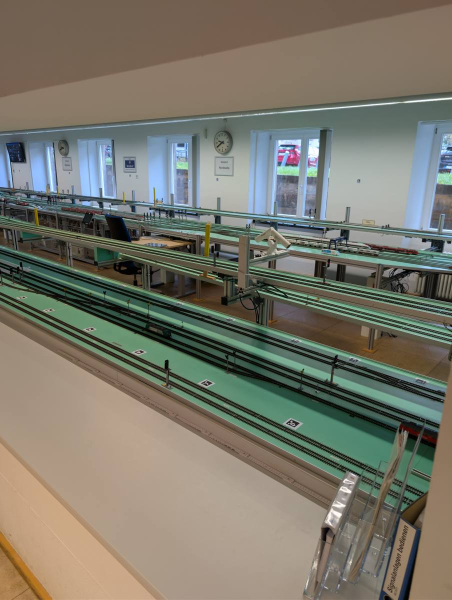
#> input picture web/lab-map/photos/131720.jpg, 904 x 1200 px, given in place of photos, which was not available (shown at 1/2 size)
$ python calibrate.py --images ../../web/lab-map/photos
#> lines starting #> are read from the running program, lines starting #| are printed output that depends on the picture; pictures that were not available may be replaced by others from this repository, and a replacement may not be noted
### tools/arail_tools/aruco.py
"""ArUco marker detection with OpenCV (used by the calibration tool and the tests)."""

from __future__ import annotations

import numpy as np

try:
    import cv2
except ImportError as exc:  # pragma: no cover - depends on the installation
    raise SystemExit("OpenCV is required: pip install -e 'tools[opencv]' (or [headless])") from exc

# Dictionaries tried when detecting automatically (same set as the web app)
DICTIONARIES = [
    "DICT_4X4_50",
    "DICT_5X5_50",
    "DICT_6X6_50",
    "DICT_7X7_50",
    "DICT_ARUCO_ORIGINAL",
    "DICT_ARUCO_MIP_36h12",
    "DICT_APRILTAG_36h11",
]


# [4 lines left out: function marker_corners_mm, not called in this run]


def _parameters():
    p = cv2.aruco.DetectorParameters()
    p.cornerRefinementMethod = cv2.aruco.CORNER_REFINE_SUBPIX
    p.cornerRefinementWinSize = 3  # small window: markers are small in the image
    return p


class MarkerDetector:
    """Finds markers; with ``dictionary=None`` the dictionary is found by voting over frames."""

    def __init__(self, dictionary: str | None = "DICT_ARUCO_ORIGINAL", max_id: int = 49):
        self.params = _parameters()
        self.max_id = max_id
        self.candidates = [n for n in DICTIONARIES if hasattr(cv2.aruco, n)]
        self.votes = {n: 0 for n in self.candidates}
        self._detectors: dict = {}
        self.name = None
        if dictionary and dictionary != "auto":
            if not hasattr(cv2.aruco, dictionary):
                raise SystemExit(f"Unknown dictionary: {dictionary}")
            self.name = dictionary

    def _detector(self, name):
        if name not in self._detectors:
            d = cv2.aruco.getPredefinedDictionary(getattr(cv2.aruco, name))
            self._detectors[name] = cv2.aruco.ArucoDetector(d, self.params)
        return self._detectors[name]

    def _find(self, name, grey) -> dict[int, np.ndarray]:
        corners, ids, _ = self._detector(name).detectMarkers(grey)
        found = {}
        if ids is not None:
            for c, i in zip(corners, ids.flatten(), strict=True):
                i = int(i)
                if i <= self.max_id and i not in found:
                    found[i] = c.reshape(4, 2).astype(np.float64)
        return found

    def detect(self, grey: np.ndarray) -> dict[int, np.ndarray]:
        """Marker ID -> 4x2 image corners (TL, TR, BR, BL)."""
        if grey.ndim == 3:
            grey = cv2.cvtColor(grey, cv2.COLOR_BGR2GRAY)
        if self.name:
            return self._find(self.name, grey)
        best, best_name = {}, None
        for n in self.candidates:
            f = self._find(n, grey)
            if len(f) > len(best):
                best, best_name = f, n
        if best_name:
            self.votes[best_name] += len(best)
            if self.votes[best_name] >= 6:
                self.name = best_name
        return best

### tools/arail_tools/calibrate.py
"""Camera calibration with the layout's own markers: no calibration board needed.

Every single marker serves as a small calibration target; the markers need not be
measured or arranged in a grid. The result is a JSON file the web app can load
(View -> Camera -> Load calibration).

Is it needed? Usually not: ARail estimates the focal length from the markers. Calibrate
wide-angle webcams with visible distortion (straight edges bend near the image border),
or when people and buildings lean near the border.

Live, with a preview window (needs a desktop OpenCV build, `pip install -e 'tools[opencv]'`):

    arail-calibrate --camera 0 --width 1280 --height 720

  Move a marker (flat on cardboard) in front of the camera, or move the camera over the layout:
  tilt it 30-60 degrees in different directions, also near the image borders and corners,
  markers at least ~40 px large. Space = capture, A = automatic capture, C = compute and save
  (needs 40 views), Q = quit.

From photos (e.g. of a phone camera; use the same resolution as later in the app):

    arail-calibrate --images photos/*.jpg

The calibration only fits the camera and image shape (aspect ratio) it was made with.
"""

from __future__ import annotations

import argparse
import datetime as dt
import glob
import json
import sys
import time

import numpy as np

from .aruco import MarkerDetector, cv2, marker_corners_mm

FORMAT = "arail-camera/1"
MIN_VIEWS = 40
MIN_EDGE_PX = 35


# [43 lines left out: functions object_points, compute, to_json, feature, not called in this run]


def usable(corners: np.ndarray) -> bool:
    return float(np.linalg.norm(np.roll(corners, -1, 0) - corners, axis=1).min()) >= MIN_EDGE_PX


# [4 lines left out: function save, not called in this run]


def calibrate_images(paths: list[str], detector: MarkerDetector, marker_size: float, output: str) -> dict:
#> called with marker_size = 30, output = 'camera-calibration.json'
    views, size = [], None
    for p in paths:
        img = cv2.imread(p)
#> img is the input picture: shape (1200, 904, 3); mean B, G, R 107.2, 119.6, 121.7
        if img is None:
            print(f"skipped (not an image): {p}")
            continue
        s = (img.shape[1], img.shape[0])
#> s = (904, 1200)
        if size and s != size:
            print(f"skipped (different size {s}, expected {size}): {p}")
            continue
        size = s
#> size = (904, 1200)
        found = [c for c in detector.detect(img).values() if usable(c)]
#> in detect, `grey = cv2.cvtColor(grey, cv2.COLOR_BGR2GRAY)`:
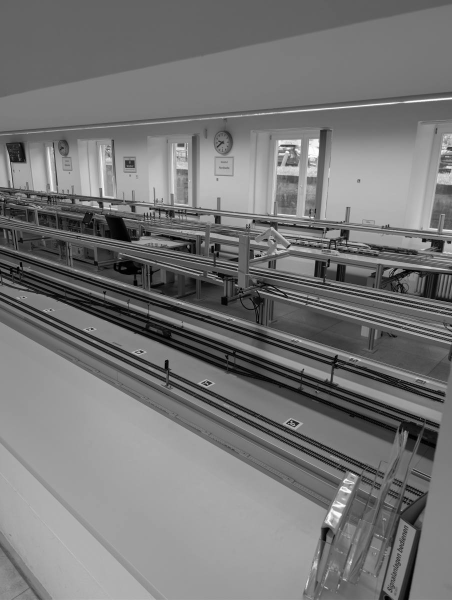
#> grey: shape (1200, 904) (shown at 1/2 size); min 0, max 255, mean 118.8
#> in _find, `corners, ids, _ = self._detector(name).detectMarkers(grey)`: corners = ([[582.6, 838.3], [598.7, 846.2], [587.9, 854.5], [571.6, 846.4]],); ids = [57]
#> the loop in _find, `for c, i in zip(corners, ids.flatten(), strict=True):` made 1 pass
#> after the loop in _find, `for c, i in zip(corners, ids.flatten(), strict=True):`: found = 0 items
#> found = []
        views += found
#> views = []
        print(f"{p}: {len(found)} usable markers")
#| ../../web/lab-map/photos: 0 usable markers
    if len(views) < 12:
#> (the run stopped early here; a loop or call above may not have finished)

$ run again, on web/lab-map/photos/131740.jpg
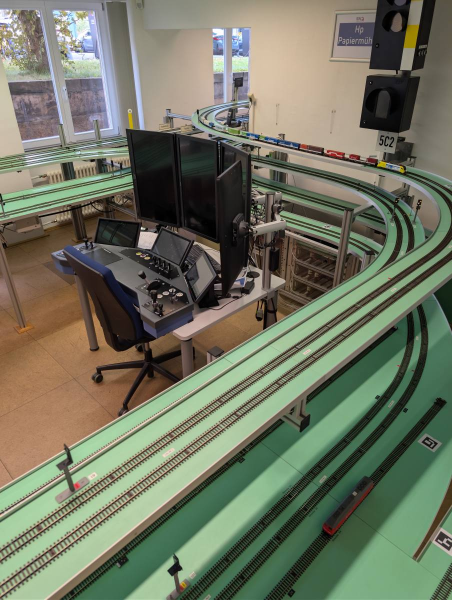
#> input picture web/lab-map/photos/131740.jpg, 904 x 1200 px, given in place of photos, which was not available (shown at 1/2 size)
#> in calibrate_images, img is the input picture: shape (1200, 904, 3); mean B, G, R 97.6, 117, 112.1
#> in detect, `grey = cv2.cvtColor(grey, cv2.COLOR_BGR2GRAY)`:
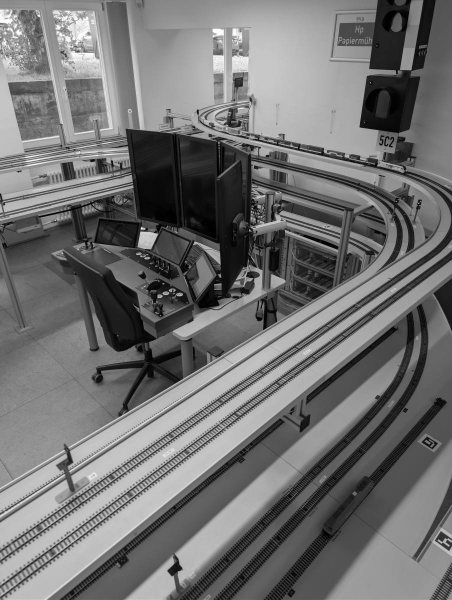
#> grey: shape (1200, 904) (shown at 1/2 size); min 0, max 255, mean 113.3
#> corners = ([[864.2, 898.2], [842.5, 884.1], [853.7, 872.6], [875.3, 886.4]],); ids = [83]
#> the loop in _find, `for c, i in zip(corners, ids.flatten(), strict=True):` made 1 pass
#> after the loop in _find, `for c, i in zip(corners, ids.flatten(), strict=True):`: found = 0 items
#> in calibrate_images, `found = [c for c in detector.detect(img).values() if usable(c)]`: found = []
#| ../../web/lab-map/photos: 0 usable markers

$ run again, on web/lab-map/photos/131749.jpg
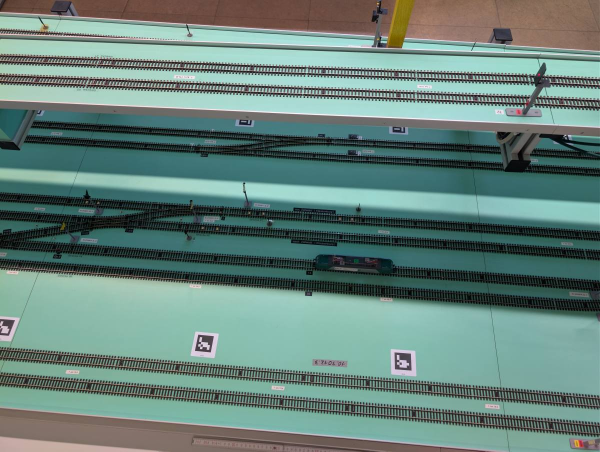
#> input picture web/lab-map/photos/131749.jpg, 1200 x 904 px, given in place of photos, which was not available (shown at 1/2 size)
#> in calibrate_images, img is the input picture: shape (904, 1200, 3); mean B, G, R 122.6, 130, 102.4
#> in detect, `grey = cv2.cvtColor(grey, cv2.COLOR_BGR2GRAY)`:
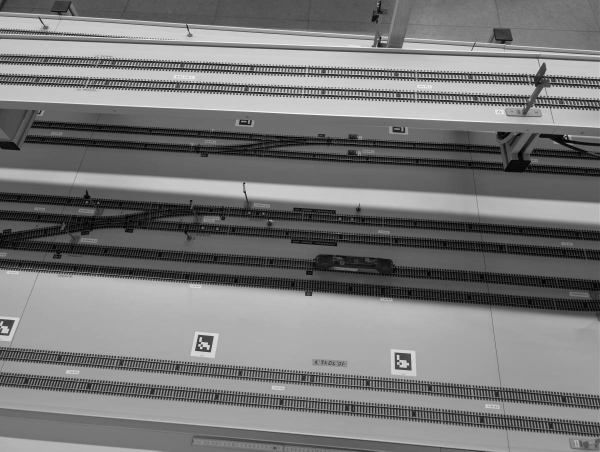
#> grey: shape (904, 1200) (shown at 1/2 size); min 0, max 255, mean 120.9
#> corners = ([[789.6, 704.3], [821.1, 707], [822.8, 739.3], [789.9, 738]], [[396, 669.1], [427, 672], [421, 703.9], [389.4, 700.8]]); ids = [55, 54]
#> the loop in _find, `for c, i in zip(corners, ids.flatten(), strict=True):` made 2 passes
#> (c, i) on passes 1 to 2: ([[789.6, 704.3], [821.1, 707], [822.8, 739.3], [789.9, 738]], 55), ([[396, 669.1], [427, 672], [421, 703.9], [389.4, 700.8]], 54)
#> after the loop in _find, `for c, i in zip(corners, ids.flatten(), strict=True):`: found = 0 items
#> in calibrate_images, `found = [c for c in detector.detect(img).values() if usable(c)]`: found = []
#| ../../web/lab-map/photos: 0 usable markers

$ run again, on web/lab-map/photos/131754.jpg
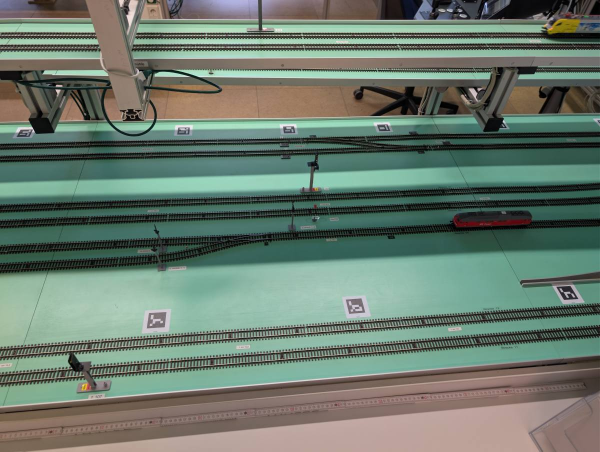
#> input picture web/lab-map/photos/131754.jpg, 1200 x 904 px, given in place of photos, which was not available (shown at 1/2 size)
#> in calibrate_images, img is the input picture: shape (904, 1200, 3); mean B, G, R 109.3, 121.8, 105.9
#> in detect, `grey = cv2.cvtColor(grey, cv2.COLOR_BGR2GRAY)`:
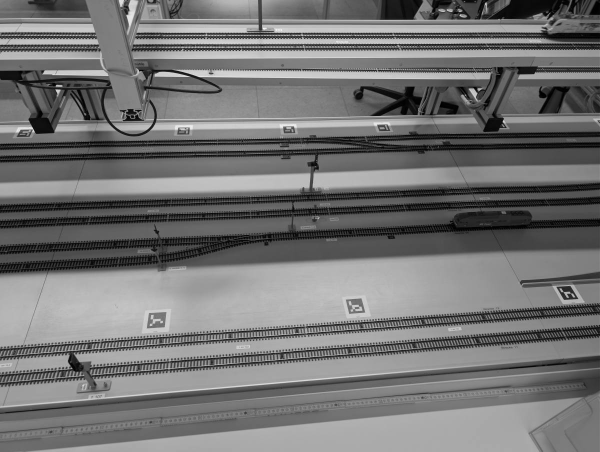
#> grey: shape (904, 1200) (shown at 1/2 size); min 0, max 254, mean 115.6
#> corners = 6 items; ids = [56, 57, 58, 12, 77, 80]
#> the loop in _find, `for c, i in zip(corners, ids.flatten(), strict=True):` made 6 passes
#> (c, i) on passes 1, 4, 5, 6: ([[297.8, 625.7], [332.3, 623.8], [328.4, 654], [293.2, 655]], 56), ([[58.02, 273.1], [32.57, 272.8], [42, 259], [64, 259]], 12), ([[377.2, 268.4], [354, 268], [356, 255], [379.3, 255.3]], 77), ([[779.8, 261], [758, 261.1], [753.9, 248.8], [775, 249]], 80)
#> after the loop in _find, `for c, i in zip(corners, ids.flatten(), strict=True):`: found = {12: [[58.02, 273.1], [32.57, 272.8], [42, 259], [64, 259]]}
#> in calibrate_images, `found = [c for c in detector.detect(img).values() if usable(c)]`: found = []
#| ../../web/lab-map/photos: 0 usable markers
